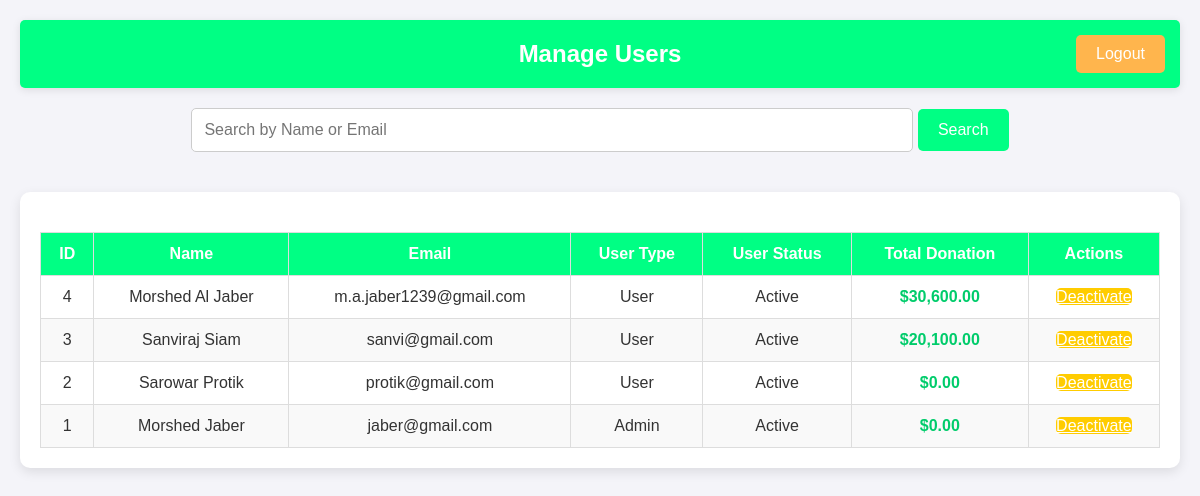
The app's page /view_users.php with its own data.
### tables this page shows
CREATE TABLE `users` (
  `id` int(11) NOT NULL,
  `first_name` varchar(50) NOT NULL,
  `last_name` varchar(50) NOT NULL,
  `email` varchar(100) NOT NULL,
  `password` varchar(255) NOT NULL,
  `user_type` varchar(20) DEFAULT 'user',
  `user_status` varchar(20) DEFAULT 'inactive',
  `created_at` timestamp NOT NULL DEFAULT current_timestamp()
);

### view_users.php (the view, shortened to what this page needs)
<?php
include('config.php');
$searchQuery = '';
$query = "
    SELECT u.id, CONCAT(u.first_name, ' ', u.last_name) AS full_name, u.email, u.user_type, u.user_status,
    COALESCE(SUM(s.amount), 0) AS total_donated
    FROM users u
    LEFT JOIN support s ON u.id = s.user_id
    WHERE u.user_status != 'deleted' $searchQuery
    GROUP BY u.id
    ORDER BY u.id DESC
";
$result = mysqli_query($conn, $query);
?>
<!DOCTYPE html>
<html lang="en">
<head>
    <link rel="stylesheet" href="view_users.css">
</head>
<body>
    <div class="admin-container">
        <div class="admin-header">
            <h1>Manage Users</h1>
            <a href="logout.php" class="logout-btn">Logout</a>
        </div>
        <div class="search-container">
            <form method="POST">
                <input type="text" name="search" placeholder="Search by Name or Email"
                    value="<?php echo isset($_POST['search']) ? $_POST['search'] : ''; ?>">
                <button type="submit">Search</button>
            </form>
        </div>
        <div class="table-container">
            <table>
                <thead>
                    <tr>
                        <th>ID</th>
                        <th>Name</th>
                        <th>Email</th>
                        <th>User Type</th>
                        <th>User Status</th>
                        <th>Total Donation</th>
                        <th>Actions</th>
                    </tr>
                </thead>
                <tbody>
                    <?php while ($user = mysqli_fetch_assoc($result)) { ?>
                        <tr>
                            <td><?php echo $user['id']; ?></td>
                            <td><?php echo $user['full_name']; ?></td>
                            <td><?php echo $user['email']; ?></td>
                            <td><?php echo ucfirst($user['user_type']); ?></td>
                            <td><?php echo ucfirst($user['user_status']); ?></td>
                            <td>$<?php echo number_format($user['total_donated'], 2); ?></td>
                            <td>
                                <?php if ($user['user_status'] === 'active') { ?>
                                    <a href="view_users.php?id=<?php echo $user['id']; ?>&status=inactive"
                                        class="deactivate-btn">Deactivate</a>
                                <?php } else { ?>
                                    <a href="view_users.php?id=<?php echo $user['id']; ?>&status=active"
                                        class="activate-btn">Activate</a>
                                <?php } ?>
                            </td>
                        </tr>
                    <?php } ?>
                </tbody>
            </table>
        </div>
    </div>
</body>
</html>

### view_users.css (style rules this page uses)
body { font-family: 'Arial', sans-serif; margin: 0; padding: 0; background-color: #f4f4f9; color: #333; }
.admin-container { display: flex; flex-direction: column; min-height: 100vh; padding: 20px; }
.admin-header { background-color: #00ff84; color: white; padding: 20px; text-align: center; position: relative; border-radius: 5px; box-shadow: 0 2px 8px rgba(0, 0, 0, 0.1); }
.admin-header h1 { margin: 0; font-size: 24px; }
.logout-btn { position: absolute; right: 15px; top: 15px; background-color: #ffb54d; color: white; padding: 10px 20px; border: none; border-radius: 5px; text-decoration: none; font-size: 16px; transition: background-color 0.3s ease; }
.search-container { margin-top: 20px; text-align: center; }
.search-container input[type="text"] { padding: 12px; font-size: 16px; width: 60%; border-radius: 5px; border: 1px solid #ccc; transition: border-color 0.3s ease; }
.search-container button { padding: 12px 20px; font-size: 16px; background-color: #00ff84; border: none; border-radius: 5px; color: white; cursor: pointer; transition: background-color 0.3s ease; }
.table-container { margin-top: 40px; overflow-x: auto; border-radius: 10px; background-color: #fff; box-shadow: 0 4px 12px rgba(0, 0, 0, 0.1); padding: 20px; }
table { width: 100%; border-collapse: collapse; margin-top: 20px; }
table th, table td { padding: 12px; text-align: center; border: 1px solid #ddd; }
table th { background-color: #00ff84; color: white; font-weight: bold; }
table tr:nth-child(even) { background-color: #f9f9f9; }
.deactivate-btn { background-color: #ffcc00; color: white; border-radius: 5px; }
table td:nth-child(6) { font-weight: bold; color: #00cc6b; }

### records on screen
users: id "4", full_name "Morshed Al Jaber", email "m.a.jaber1239@gmail.com", user_type "User", user_status "Active", total_donated "30,600.00"
users: id "3", full_name "Sanviraj Siam", email "sanvi@gmail.com", user_type "User", user_status "Active", total_donated "20,100.00"
users: id "2", full_name "Sarowar Protik", email "protik@gmail.com", user_type "User", user_status "Active", total_donated "0.00"
users: id "1", full_name "Morshed Jaber", email "jaber@gmail.com", user_type "Admin", user_status "Active", total_donated "0.00"
